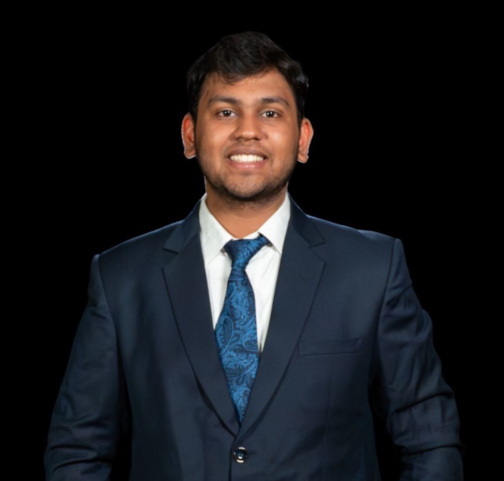
#> input picture assets/source-varun.jpg, 1007 x 962 px (shown at 1/2 size)
$ python dotify.py ../assets/source-varun.jpg --out out.png
#> lines starting #> are read from the running program, lines starting #| are printed output that depends on the picture
"""Turn a photograph into a dot-matrix SVG that scans itself in, row by row.

Every pixel of a downscaled copy becomes one <circle>. Brightness sets the
radius, so the picture is carried by dot size rather than by colour, and it
survives being shown at 300px on a GitHub profile.

The reveal is CSS keyframes inside the SVG with a per-row animation-delay.
GitHub serves the file through its image proxy into an <img>, and CSS that
lives inside an SVG document still runs there -- script and external
stylesheets do not, which is why neither is used.

    python scripts/dotify.py public/varun.jpg -o assets/portrait \
        --cols 104 --crop 0.18,0.02,0.84,0.70 --equalize
"""

from __future__ import annotations

import argparse
from pathlib import Path

import numpy as np
from PIL import Image, ImageOps

# Shadow -> mid -> highlight. Duotone keeps the portrait inside the page's
# palette instead of dragging a second colour scheme in with it.
RAMPS = {
    "amber": ((0x14, 0x1E, 0x33), (0xC2, 0x6F, 0x25), (0xF6, 0xCC, 0x82)),
    "mono":  ((0x1A, 0x1F, 0x27), (0x8B, 0x94, 0x9E), (0xE6, 0xED, 0xF3)),
}


def ramp(t: np.ndarray, stops) -> np.ndarray:
    """Piecewise-linear 3-stop colour ramp over t in [0, 1]."""
    lo, mid, hi = (np.array(s, dtype=float) for s in stops)
    t = t[..., None]
    lower = lo + (mid - lo) * (t / 0.5)
    upper = mid + (hi - mid) * ((t - 0.5) / 0.5)
    return np.where(t < 0.5, lower, upper)


def build(src: Path, out: Path, cols: int, crop, equalize: bool,
          detail: float, floor: float, colour: str, cell: int = 10) -> Path:
#> called with cols = 104, equalize = False, detail = 0.62, floor = 0.55, colour = 'amber', cell = 10
    img = Image.open(src).convert("RGB")
#> img is the input picture: PIL image 1007x962 RGB; mean R, G, B 25.1, 25.7, 29.1
    w, h = img.size
#> w = 1007; h = 962

    if crop:
        x0, y0, x1, y1 = crop
        img = img.crop((int(x0 * w), int(y0 * h), int(x1 * w), int(y1 * h)))

    rows = max(1, round(cols * img.height / img.width))
#> rows = 99
    small = img.resize((cols, rows), Image.LANCZOS)
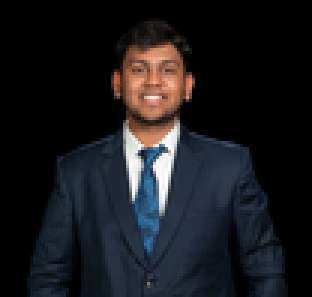
#> small: PIL image 104x99 RGB (shown 3 times larger); mean R, G, B 25.1, 25.8, 29.2

    grey = ImageOps.equalize(small.convert("L")) if equalize else small.convert("L")
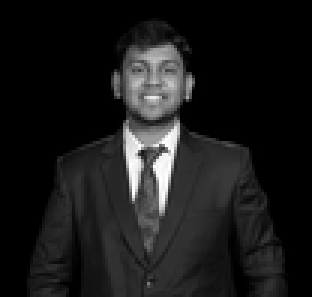
#> grey: PIL image 104x99 L (shown 3 times larger); min 0, max 255, mean 25.9
    lum = np.asarray(grey, dtype=float) / 255.0

    if colour == "photo":
        rgb = np.asarray(small, dtype=float)
    else:
        rgb = ramp(lum, RAMPS[colour])
#> in ramp, `lower = lo + (mid - lo) * (t / 0.5)`:
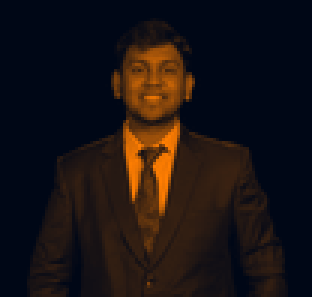
#> lower: shape (99, 104, 3) float64 (shown 3 times larger); mean of channels 0, 1, 2 55.4, 46.5, 48.2; drawn with min black and max white
#> in ramp, `upper = mid + (hi - mid) * ((t - 0.5) / 0.5)`:
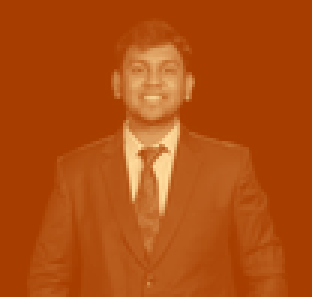
#> upper: shape (99, 104, 3) float64 (shown 3 times larger); mean of channels 0, 1, 2 152.6, 36.9, -37.1; drawn with min black and max white
#> in ramp, `return np.where(t < 0.5, lower, upper)`:
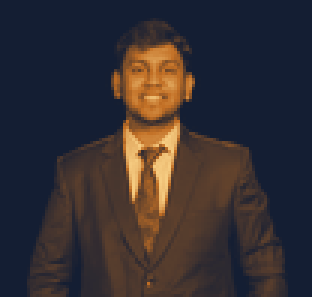
#> returned value: shape (99, 104, 3) float64 (shown 3 times larger); mean of channels 0, 1, 2 52.9, 46.7, 50.3; drawn as R, G, B

    r_max = cell / 2.0
    radii = r_max * np.clip(lum, 0, 1) ** detail
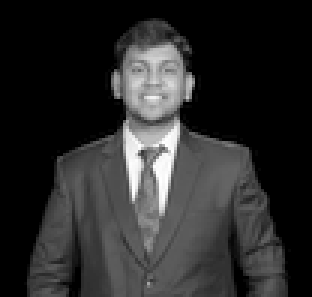
#> radii: shape (99, 104) float64 (shown 3 times larger); min 0, max 5, mean 0.847; drawn with min black and max white

    width, height = cols * cell, rows * cell
#> width = 1040; height = 990
    parts = [
        f'<svg xmlns="http://www.w3.org/2000/svg" viewBox="0 0 {width} {height}" '
        f'width="{width}" height="{height}" role="img" '
        f'aria-label="Dot-matrix portrait of Varun Narayan Jain">'
    ]

    # One keyframe, one class per row. Rows land 25ms apart, so a 100-row
    # portrait finishes assembling in about two and a half seconds.
    css = ["@keyframes dm{from{opacity:0}to{opacity:1}}",
           ".rw{animation:dm .45s ease-out both}",
           "@media(prefers-reduced-motion:reduce){.rw{animation:none}}"]
    css += [f".r{i}{{animation-delay:{i * 0.025:.3f}s}}" for i in range(rows)]
    parts.append("<style>" + "".join(css) + "</style>")

    drawn = 0
    for y in range(rows):
        dots = []
        for x in range(cols):
            r = radii[y, x]
            if r < floor:
                continue  # background stays empty, which is what reads as depth
            cr, cg, cb = (int(v) for v in rgb[y, x])
            dots.append(
                f'<circle cx="{x * cell + r_max:.0f}" cy="{y * cell + r_max:.0f}" '
                f'r="{r:.2f}" fill="#{cr:02x}{cg:02x}{cb:02x}"/>'
            )
        if not dots:
            continue
        drawn += len(dots)
        parts.append(f'<g class="rw r{y}">' + "".join(dots) + "</g>")
#> after the loop, drawn = 4682; parts = 95 items

    parts.append("</svg>")
    out.parent.mkdir(parents=True, exist_ok=True)
    out.write_text("".join(parts), encoding="utf-8")
    print(f"{out.name}: {cols}x{rows} grid, {drawn} dots, {out.stat().st_size // 1024} KB")
#| out.svg: 104x99 grid, 4682 dots, 238 KB
    return out


def main() -> None:
    p = argparse.ArgumentParser(description=__doc__)
    p.add_argument("source", type=Path)
    p.add_argument("-o", "--out", type=Path, required=True, help="path without extension")
    p.add_argument("--cols", type=int, default=104)
    p.add_argument("--crop", type=str, default=None, help="x0,y0,x1,y1 as fractions")
    p.add_argument("--equalize", action="store_true")
    p.add_argument("--detail", type=float, default=0.62, help="lower = fuller dots")
    p.add_argument("--floor", type=float, default=0.55, help="skip dots smaller than this")
    p.add_argument("--colour", choices=("amber", "mono", "photo"), default="amber")
    a = p.parse_args()

    crop = tuple(float(v) for v in a.crop.split(",")) if a.crop else None
    build(a.source, a.out.with_suffix(".svg"), a.cols, crop,
          a.equalize, a.detail, a.floor, a.colour)


if __name__ == "__main__":
    main()
